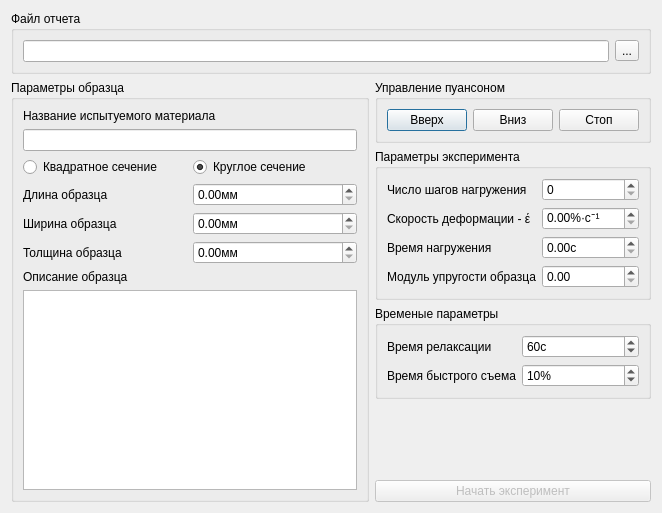
<ui version="4.0" >
 <class>StartDialog</class>
 <widget class="QDialog" name="StartDialog" >
  <property name="geometry" >
   <rect>
    <x>0</x>
    <y>0</y>
    <width>662</width>
    <height>513</height>
   </rect>
  </property>
  <property name="windowTitle" >
   <string>Dialog</string>
  </property>
  <layout class="QGridLayout" >
   <item row="0" column="0" colspan="2" >
    <widget class="QGroupBox" name="groupBox" >
     <property name="sizePolicy" >
      <sizepolicy vsizetype="Fixed" hsizetype="Preferred" >
       <horstretch>0</horstretch>
       <verstretch>0</verstretch>
      </sizepolicy>
     </property>
     <property name="title" >
      <string>Файл отчета</string>
     </property>
     <layout class="QHBoxLayout" >
      <item>
       <widget class="QLineEdit" name="leFileName" />
      </item>
      <item>
       <widget class="QToolButton" name="tbSelectReportFile" >
        <property name="text" >
         <string>...</string>
        </property>
       </widget>
      </item>
     </layout>
    </widget>
   </item>
   <item rowspan="5" row="1" column="0" >
    <widget class="QGroupBox" name="groupBox_3" >
     <property name="title" >
      <string>Параметры образца</string>
     </property>
     <layout class="QVBoxLayout" >
      <item>
       <widget class="QLabel" name="label_4" >
        <property name="text" >
         <string>Название испытуемого материала</string>
        </property>
       </widget>
      </item>
      <item>
       <widget class="QLineEdit" name="lePatternName" />
      </item>
      <item>
       <layout class="QGridLayout" >
        <item row="0" column="0" >
         <widget class="QRadioButton" name="rbPatternRectangleSection" >
          <property name="text" >
           <string>Квадратное сечение</string>
          </property>
         </widget>
        </item>
        <item row="0" column="1" >
         <widget class="QRadioButton" name="rbPatternRoundSection" >
          <property name="text" >
           <string>Круглое сечение</string>
          </property>
          <property name="checked" >
           <bool>true</bool>
          </property>
         </widget>
        </item>
        <item row="1" column="0" >
         <widget class="QLabel" name="label" >
          <property name="text" >
           <string>Длина образца</string>
          </property>
         </widget>
        </item>
        <item row="2" column="0" >
         <widget class="QLabel" name="label_2" >
          <property name="text" >
           <string>Ширина образца</string>
          </property>
         </widget>
        </item>
        <item row="3" column="0" >
         <widget class="QLabel" name="label_3" >
          <property name="text" >
           <string>Толщина образца</string>
          </property>
         </widget>
        </item>
        <item row="1" column="1" >
         <widget class="QDoubleSpinBox" name="dsbPatternLenght" >
          <property name="suffix" >
           <string>мм</string>
          </property>
         </widget>
        </item>
        <item row="2" column="1" >
         <widget class="QDoubleSpinBox" name="dsbPatternWidth" >
          <property name="suffix" >
           <string>мм</string>
          </property>
         </widget>
        </item>
        <item row="3" column="1" >
         <widget class="QDoubleSpinBox" name="dsbPatternThickness" >
          <property name="suffix" >
           <string>мм</string>
          </property>
         </widget>
        </item>
       </layout>
      </item>
      <item>
       <widget class="QLabel" name="label_5" >
        <property name="text" >
         <string>Описание образца</string>
        </property>
       </widget>
      </item>
      <item>
       <widget class="QTextEdit" name="tePatternDescription" />
      </item>
     </layout>
    </widget>
   </item>
   <item row="1" column="1" >
    <widget class="QGroupBox" name="groupBox_2" >
     <property name="sizePolicy" >
      <sizepolicy vsizetype="Fixed" hsizetype="Preferred" >
       <horstretch>0</horstretch>
       <verstretch>0</verstretch>
      </sizepolicy>
     </property>
     <property name="title" >
      <string>Управление пуансоном</string>
     </property>
     <layout class="QHBoxLayout" >
      <item>
       <widget class="QPushButton" name="pbMoveUp" >
        <property name="text" >
         <string>Вверх</string>
        </property>
       </widget>
      </item>
      <item>
       <widget class="QPushButton" name="pbMoveDown" >
        <property name="text" >
         <string>Вниз</string>
        </property>
       </widget>
      </item>
      <item>
       <widget class="QPushButton" name="pbMoveStop" >
        <property name="text" >
         <string>Стоп</string>
        </property>
       </widget>
      </item>
     </layout>
    </widget>
   </item>
   <item row="2" column="1" >
    <widget class="QGroupBox" name="groupBox_4" >
     <property name="sizePolicy" >
      <sizepolicy vsizetype="Preferred" hsizetype="Preferred" >
       <horstretch>0</horstretch>
       <verstretch>0</verstretch>
      </sizepolicy>
     </property>
     <property name="title" >
      <string>Параметры эксперимента</string>
     </property>
     <layout class="QGridLayout" >
      <item row="0" column="0" >
       <widget class="QLabel" name="label_6" >
        <property name="text" >
         <string>Число шагов нагружения</string>
        </property>
        <property name="wordWrap" >
         <bool>true</bool>
        </property>
       </widget>
      </item>
      <item row="0" column="1" >
       <widget class="QSpinBox" name="sbExpStepCount" />
      </item>
      <item row="1" column="0" >
       <widget class="QLabel" name="label_7" >
        <property name="text" >
         <string>Скорость деформации - έ</string>
        </property>
        <property name="wordWrap" >
         <bool>false</bool>
        </property>
       </widget>
      </item>
      <item row="1" column="1" >
       <widget class="QDoubleSpinBox" name="dsbExpLoadingSpeed" >
        <property name="suffix" >
         <string>%·cᐨ¹</string>
        </property>
       </widget>
      </item>
      <item row="2" column="0" >
       <widget class="QLabel" name="label_8" >
        <property name="text" >
         <string>Время нагружения</string>
        </property>
        <property name="wordWrap" >
         <bool>true</bool>
        </property>
       </widget>
      </item>
      <item row="2" column="1" >
       <widget class="QDoubleSpinBox" name="dsbExpLoadingTime" >
        <property name="suffix" >
         <string>с</string>
        </property>
        <property name="maximum" >
         <double>900000.000000000000000</double>
        </property>
        <property name="singleStep" >
         <double>10.000000000000000</double>
        </property>
       </widget>
      </item>
      <item row="3" column="0" >
       <widget class="QLabel" name="label_11" >
        <property name="text" >
         <string>Модуль упругости образца</string>
        </property>
       </widget>
      </item>
      <item row="3" column="1" >
       <widget class="QDoubleSpinBox" name="doubleSpinBox" />
      </item>
     </layout>
    </widget>
   </item>
   <item row="3" column="1" >
    <widget class="QGroupBox" name="groupBox_5" >
     <property name="sizePolicy" >
      <sizepolicy vsizetype="Fixed" hsizetype="Preferred" >
       <horstretch>0</horstretch>
       <verstretch>0</verstretch>
      </sizepolicy>
     </property>
     <property name="title" >
      <string>Временые параметры</string>
     </property>
     <layout class="QGridLayout" >
      <item row="0" column="0" >
       <widget class="QLabel" name="label_9" >
        <property name="text" >
         <string>Время релаксации</string>
        </property>
       </widget>
      </item>
      <item row="0" column="1" >
       <widget class="QSpinBox" name="sbExpRelaxationTime" >
        <property name="suffix" >
         <string>с</string>
        </property>
        <property name="maximum" >
         <number>6000</number>
        </property>
        <property name="value" >
         <number>60</number>
        </property>
       </widget>
      </item>
      <item row="1" column="0" >
       <widget class="QLabel" name="label_10" >
        <property name="text" >
         <string>Время быстрого съема</string>
        </property>
       </widget>
      </item>
      <item row="1" column="1" >
       <widget class="QSpinBox" name="sbExpRelaxationFastSamplingTime" >
        <property name="suffix" >
         <string>%</string>
        </property>
        <property name="maximum" >
         <number>100</number>
        </property>
        <property name="singleStep" >
         <number>5</number>
        </property>
        <property name="value" >
         <number>10</number>
        </property>
       </widget>
      </item>
     </layout>
    </widget>
   </item>
   <item row="4" column="1" >
    <spacer>
     <property name="orientation" >
      <enum>Qt::Vertical</enum>
     </property>
     <property name="sizeHint" stdset="0" >
      <size>
       <width>20</width>
       <height>40</height>
      </size>
     </property>
    </spacer>
   </item>
   <item row="5" column="1" >
    <widget class="QPushButton" name="pbBeginExperiment" >
     <property name="enabled" >
      <bool>false</bool>
     </property>
     <property name="text" >
      <string>Начать эксперимент</string>
     </property>
    </widget>
   </item>
  </layout>
 </widget>
 <tabstops>
  <tabstop>lePatternName</tabstop>
  <tabstop>rbPatternRectangleSection</tabstop>
  <tabstop>rbPatternRoundSection</tabstop>
  <tabstop>dsbPatternLenght</tabstop>
  <tabstop>dsbPatternWidth</tabstop>
  <tabstop>dsbPatternThickness</tabstop>
  <tabstop>tePatternDescription</tabstop>
  <tabstop>tbSelectReportFile</tabstop>
  <tabstop>pbBeginExperiment</tabstop>
  <tabstop>pbMoveUp</tabstop>
  <tabstop>pbMoveDown</tabstop>
  <tabstop>pbMoveStop</tabstop>
  <tabstop>sbExpStepCount</tabstop>
  <tabstop>dsbExpLoadingSpeed</tabstop>
  <tabstop>dsbExpLoadingTime</tabstop>
  <tabstop>sbExpRelaxationTime</tabstop>
  <tabstop>sbExpRelaxationFastSamplingTime</tabstop>
  <tabstop>leFileName</tabstop>
 </tabstops>
 <resources/>
 <connections/>
</ui>
